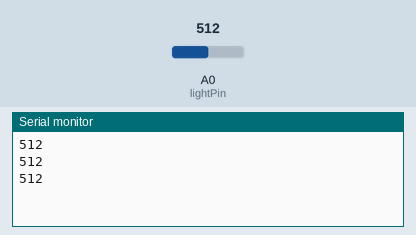
Bench run of a sketch on a simulated Arduino Uno, built with avr-gcc and run on an emulated ATmega328P. Shown: the last lines printed to the serial monitor. The inputs (shaded band) are chosen by the test bench; at power-on: A0 (lightPin) = 512.

Above: at 1.3 s.
1.4 s: A0 (lightPin) set to 716
At 1.8 s:
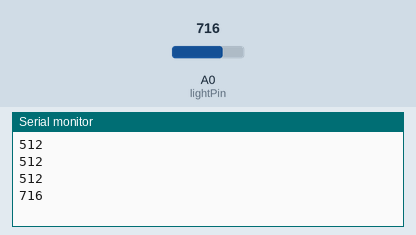
2.9 s: A0 (lightPin) set to 900
At 3.4 s:
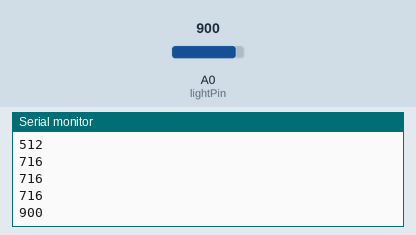
Timing chart, 0 to 5.9 s (numbered marks = the images above; inputs shaded):
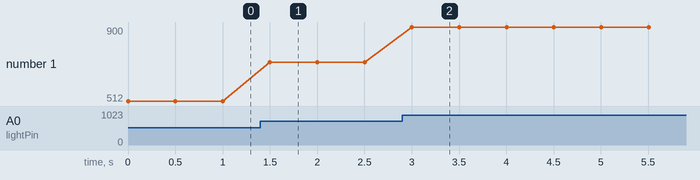

Measured:
- after the input at 1.4 s, the serial monitor: prints a new line after 0.10 s (image 1)
- after the input at 2.9 s, the serial monitor: prints a new line after 0.10 s (image 2)
- plotted number 1: 512 → 716 after the input at 1.4 s, 716 → 900 after the input at 2.9 s

The sketch:

Bai14-PhotoResistor.ino
```cpp
int lightPin = A0;
int lightVal = 0;
void setup() {
  // put your setup code here, to run once:
  Serial.begin(9600);
  pinMode(lightPin,INPUT);
}

void loop() {
  // put your main code here, to run repeatedly:
  lightVal = analogRead(lightPin);
  Serial.println(lightVal);
  delay(500);
}
```
